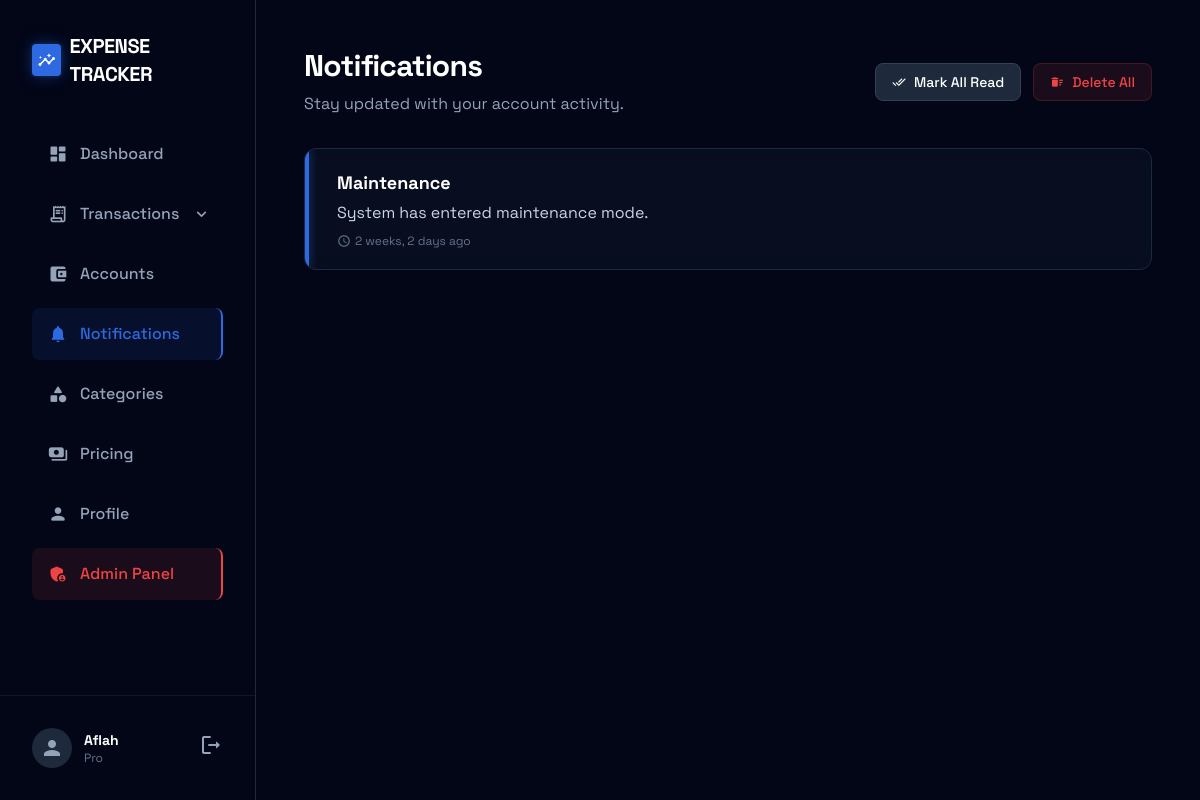
/notifications/ (signed in), run on the app's committed database.
### apps/users/models.py (models this page shows, shortened)
class CustomUser(AbstractUser):
    email = models.EmailField(unique=True)
    phone = models.CharField(max_length=20, blank=True, null=True)
    is_frozen = models.BooleanField(default=False, help_text="Designates whether this user has been frozen.")
    force_logout_time = models.DateTimeField(null=True, blank=True, help_text="If set, user will be forced to logout if their session started before this time.")

### apps/subscriptions/models.py (models this page shows, shortened)
class UserSubscription(models.Model):
    STATUS_CHOICES = [
        ('ACTIVE', 'Active'),
        ('CANCELED', 'Canceled'),
        ('EXPIRED', 'Expired'),
    ]
    user = models.OneToOneField(settings.AUTH_USER_MODEL, on_delete=models.CASCADE, related_name='subscription')
    plan = models.ForeignKey(SubscriptionPlan, on_delete=models.PROTECT, related_name='subscriptions')
    status = models.CharField(max_length=20, choices=STATUS_CHOICES, default='ACTIVE')
    payment_status = models.CharField(max_length=20, default='PAID', help_text="Payment status (e.g., PAID, PENDING, FAILED)") # Added
    start_date = models.DateTimeField(default=timezone.now)
    end_date = models.DateTimeField(null=True, blank=True)
    is_active = models.BooleanField(default=True) # Added Redundant with status but requested
    pdf_exports_used = models.PositiveIntegerField(default=0)
    last_usage_reset = models.DateTimeField(default=timezone.now)
    created_at = models.DateTimeField(auto_now_add=True)
    updated_at = models.DateTimeField(auto_now=True)

class SubscriptionPlan(models.Model):
    PLAN_CHOICES = [
        ('BASIC', 'Basic (Free)'),
        ('PLUS', 'Plus'),
        ('PRO', 'Pro'),
    ]
    name = models.CharField(max_length=20, choices=PLAN_CHOICES, unique=True)
    price = models.DecimalField(max_digits=6, decimal_places=2, help_text="Monthly price")
    max_accounts = models.PositiveIntegerField(default=1, null=True, blank=True, help_text="Max number of accounts allowed. None for unlimited.")
    max_shared_accounts = models.PositiveIntegerField(default=0, null=True, blank=True, help_text="Max number of shared accounts allowed. None for unlimited.")
    pdf_export_limit = models.PositiveIntegerField(default=5, null=True, blank=True, help_text="Monthly PDF export limit. None means unlimited.")
    allow_export = models.BooleanField(default=False, help_text="Allow exporting to CSV/Excel") # Previously can_export_csv
    allow_advanced_analytics = models.BooleanField(default=False, help_text="Access to advanced analytics") # Previously has_advanced_analytics
    has_team_collaboration = models.BooleanField(default=False, help_text="Access to team tools")
    has_basic_app_features = models.BooleanField(default=True, help_text="Basic features like adding transactions")
    is_active = models.BooleanField(default=True)
    created_at = models.DateTimeField(auto_now_add=True)
    updated_at = models.DateTimeField(auto_now=True)

### apps/notifications/models.py (models this page shows, shortened)
class Notification(models.Model):
    TYPE_CHOICES = [
        ('LOW_BALANCE', 'Low Balance'),
        ('BUDGET_EXCEEDED', 'Budget Exceeded'),
        ('LARGE_TRANSACTION', 'Large Transaction'),
        ('SHARED_ACTIVITY', 'Shared Activity'),
        ('MAINTENANCE', 'Maintenance'),
    ]
    recipient = models.ForeignKey(settings.AUTH_USER_MODEL, on_delete=models.CASCADE, related_name='notifications')
    type = models.CharField(max_length=20, choices=TYPE_CHOICES)
    message = models.TextField()
    is_read = models.BooleanField(default=False)
    created_at = models.DateTimeField(auto_now_add=True)
    class Meta:
        ordering = ['-created_at']

### apps/notifications/views.py (the view)
# urls.py: path('notifications/', NotificationListView.as_view(), name='notification_list'),
class NotificationListView(LoginRequiredMixin, ListView):
    model = Notification
    template_name = 'notifications/list.html'
    context_object_name = 'notifications'
    paginate_by = 20
    def get_queryset(self):
        return Notification.objects.filter(recipient=self.request.user)
    def get_context_data(self, **kwargs):
        context = super().get_context_data(**kwargs)
        context['unread_count'] = Notification.objects.filter(recipient=self.request.user, is_read=False).count()
        return context

### apps/core/context_processors.py (called while the page is built, shortened)
def active_account_processor(request):
    if not request.user.is_authenticated:
        return {}
    active_account = None
    account_id = request.GET.get('account')
    return {'active_account': active_account}

### apps/core/models.py (called while the page is built)
    @classmethod
    def is_active(cls):
        is_maintenance = cache.get('maintenance_mode')
        if is_maintenance is None:
            obj, created = cls.objects.get_or_create(pk=1)
            is_maintenance = obj.is_maintenance
            cache.set('maintenance_mode', is_maintenance, timeout=None)
        return is_maintenance

### apps/notifications/context_processors.py (called while the page is built)
def notifications_processor(request):
    if request.user.is_authenticated:
        unread_count = Notification.objects.filter(recipient=request.user, is_read=False).count()
        return {
            'notification_count': unread_count,
            'Notification_count': unread_count
        }
    return {}

### templates/notifications/list.html (shortened to what this page needs)
{% extends 'base.html' %}
{% block content %}
<div class="max-w-4xl mx-auto">
    <div class="flex flex-col md:flex-row md:items-center justify-between gap-4 mb-8">
        <div>
            <h1 class="text-3xl font-bold text-white tracking-tight mb-2">Notifications</h1>
            <p class="text-slate-400">Stay updated with your account activity.</p>
        </div>
        <div class="flex gap-3">
            <form action="{% url 'notifications:mark_all_read' %}" method="post">
                <button type="submit" class="px-4 py-2 bg-slate-800 hover:bg-slate-700 text-white rounded-lg text-sm font-medium transition-colors border border-slate-700 flex items-center gap-2">
                    <span class="material-icons-round text-sm">done_all</span>
                    Mark All Read
                </button>
            </form>
            <form action="{% url 'notifications:delete_all' %}" method="post" onsubmit="return confirm('Are you sure you want to delete ALL notifications? This action cannot be undone.');">
                <button type="submit" class="px-4 py-2 bg-red-500/10 hover:bg-red-500/20 text-red-500 hover:text-red-400 rounded-lg text-sm font-medium transition-colors border border-red-500/20 flex items-center gap-2">
                    <span class="material-icons-round text-sm">delete_sweep</span>
                    Delete All
                </button>
            </form>
        </div>
    </div>
    {% if notifications %}
    <div class="space-y-4">
        {% for notification in notifications %}
        <div class="glass-card p-5 rounded-xl border border-slate-800 relative overflow-hidden group hover:border-slate-700 transition-all">
            <div class="absolute left-0 top-0 bottom-0 w-1
                {% if notification.type == 'LOW_BALANCE' %}bg-red-500 shadow-[0_0_10px_rgba(239,68,68,0.5)]
                {% elif notification.type == 'LARGE_TRANSACTION' %}bg-amber-500 shadow-[0_0_10px_rgba(245,158,11,0.5)]
                {% else %}bg-primary shadow-[0_0_10px_rgba(59,130,246,0.5)]{% endif %}">
            </div>
            <div class="flex items-start justify-between gap-4 pl-3">
                <div class="flex-1">
                    <div class="flex items-center gap-3 mb-1">
                        <h5 class="font-bold text-white text-lg">{{ notification.get_type_display }}</h5>
                    </div>
                    <p class="text-slate-300 mb-2">{{ notification.message }}</p>
                    <span class="text-xs text-slate-500 flex items-center gap-1">
                        <span class="material-icons-round text-[14px]">schedule</span>
                        {{ notification.created_at|timesince }} ago
                    </span>
                </div>
            </div>
        </div>
        {% endfor %}
    </div>
    {% endif %}
</div>
{% endblock %}

### templates/base.html (shortened to what this page needs)
{% load static %}
<!DOCTYPE html>
<html class="dark" lang="en">
<head>
    <script src="https://cdn.tailwindcss.com?plugins=forms,container-queries"></script>
    <link rel="stylesheet" href="{% static 'css/style.css' %}">
    <link rel="stylesheet" href="{% static 'css/animations.css' %}">
</head>
<body class="bg-background-light dark:bg-background-dark text-slate-900 dark:text-slate-100 font-display min-h-screen selection:bg-primary selection:text-white page-transition" hx-boost="true">
    {% if user.is_authenticated and not hide_sidebar %}
    <div class="flex min-h-screen">
        <aside class="fixed inset-y-0 left-0 w-64 bg-slate-950 border-r border-slate-800 z-10 hidden lg:block">
            <div class="p-8">
                <div class="flex items-center gap-2 mb-10">
                    <div class="w-8 h-8 bg-primary rounded flex items-center justify-center shadow-neon">
                        <span class="material-icons-round text-white text-lg">insights</span>
                    </div>
                    <span class="text-xl font-bold tracking-tight text-white uppercase">Expense Tracker</span>
                </div>
                <nav class="space-y-2">
                    <a class="flex items-center gap-3 px-4 py-3 rounded-lg {% if request.resolver_match.url_name == 'dashboard' %}bg-primary/10 text-primary border-r-2 border-primary{% else %}text-slate-400 hover:text-white hover:bg-slate-900{% endif %} transition-all hover-scale" href="{% url 'dashboard' %}">
                        <span class="material-icons-round text-xl">dashboard</span>
                        <span class="font-medium">Dashboard</span>
                    </a>
                    <details class="group" {% if 'transaction' in request.path %}open{% endif %}>
                        <summary class="flex items-center gap-3 px-4 py-3 rounded-lg cursor-pointer list-none {% if 'transaction' in request.path %}bg-slate-900 text-white{% else %}text-slate-400 hover:text-white hover:bg-slate-900{% endif %} transition-all select-none hover-scale">
                            <span class="material-icons-round text-xl">receipt_long</span>
                            <span class="font-medium flex-1">Transactions</span>
                            <span class="material-icons-round text-xl transition-transform duration-200 group-open:-rotate-180">expand_more</span>
                        </summary>
                    </details>
                    <a class="flex items-center gap-3 px-4 py-3 rounded-lg {% if 'accounts' in request.path %}bg-primary/10 text-primary border-r-2 border-primary{% else %}text-slate-400 hover:text-white hover:bg-slate-900{% endif %} transition-all hover-scale" href="{% url 'manage_accounts' %}">
                        <span class="material-icons-round text-xl">account_balance_wallet</span>
                        <span class="font-medium">Accounts</span>
                    </a>
                    <a class="flex items-center gap-3 px-4 py-3 rounded-lg {% if 'notifications' in request.path %}bg-primary/10 text-primary border-r-2 border-primary{% else %}text-slate-400 hover:text-white hover:bg-slate-900{% endif %} transition-all hover-scale" href="{% url 'notifications:list' %}">
                        <span class="material-icons-round text-xl">notifications</span>
                        <span class="font-medium">Notifications</span>
                    </a>
                    <a class="flex items-center gap-3 px-4 py-3 rounded-lg {% if 'categories' in request.path %}bg-primary/10 text-primary border-r-2 border-primary{% else %}text-slate-400 hover:text-white hover:bg-slate-900{% endif %} transition-all hover-scale" href="{% url 'category_list' %}">
                        <span class="material-icons-round text-xl">category</span>
                        <span class="font-medium">Categories</span>
                    </a>
                    <a class="flex items-center gap-3 px-4 py-3 rounded-lg {% if 'pricing' in request.path %}bg-primary/10 text-primary border-r-2 border-primary{% else %}text-slate-400 hover:text-white hover:bg-slate-900{% endif %} transition-all hover-scale" href="{% url 'pricing' %}">
                        <span class="material-icons-round text-xl">payments</span>
                        <span class="font-medium">Pricing</span>
                    </a>
                    <a class="flex items-center gap-3 px-4 py-3 rounded-lg {% if 'profile' in request.path %}bg-primary/10 text-primary border-r-2 border-primary{% else %}text-slate-400 hover:text-white hover:bg-slate-900{% endif %} transition-all hover-scale" href="{% url 'profile' %}">
                        <span class="material-icons-round text-xl">person</span>
                        <span class="font-medium">Profile</span>
                    </a>
                    {% if user.is_staff or user.is_superuser %}
                    <a class="flex items-center gap-3 px-4 py-3 rounded-lg bg-red-500/10 text-red-500 border-r-2 border-red-500 transition-all mt-4 hover-scale" href="/custom-admin/">
                        <span class="material-icons-round text-xl">admin_panel_settings</span>
                        <span class="font-medium">Admin Panel</span>
                    </a>
                    {% endif %}
                </nav>
            </div>
            <div class="absolute bottom-0 left-0 w-full p-8 border-t border-slate-900">
                <div class="flex items-center justify-between gap-3">
                    <div class="flex items-center gap-3">
                        <div class="w-10 h-10 rounded-full bg-slate-800 overflow-hidden flex items-center justify-center">
                            {% if user.profile.avatar %}
                                <img src="{{ user.profile.avatar.url }}" alt="Profile" class="w-full h-full object-cover">
                            {% else %}
                                <span class="material-icons text-slate-400">person</span>
                            {% endif %}
                        </div>
                        <div class="overflow-hidden">
                            <p class="text-sm font-bold text-white truncate w-24">{{ user.username }}</p>
                            <p class="text-xs text-slate-500">{{ user.subscription.plan.get_name_display }}</p>
                        </div>
                    </div>
                     <form action="{% url 'logout' %}" method="post">
                        <button type="submit" class="text-slate-400 hover:text-white transition-colors" title="Logout">
                            <span class="material-icons-round">logout</span>
                        </button>
                    </form>
                </div>
            </div>
        </aside>
        <main class="lg:ml-64 flex-1 p-6 lg:p-12 pb-24 lg:pb-12 bg-slate-950 relative overflow-hidden min-h-screen w-full">
    {% endif %}
    {% block content %}{% endblock %}
    {% if user.is_authenticated and not hide_sidebar %}
        </main>
    </div>
    {% endif %}
</body>
</html>

### static/css/style.css (style rules this page uses)
body { font-family: 'Space Grotesk', sans-serif; background-color: #020617; }
.glass-card { background: rgba(15, 23, 42, 0.5); backdrop-filter: blur(12px); border: 1px solid rgba(30, 41, 59, 0.8); }

### static/css/animations.css (style rules this page uses)
body.page-transition { animation: fadeIn 0.4s ease-out; }
.hover-scale { transition: transform 0.2s cubic-bezier(0.4, 0, 0.2, 1), box-shadow 0.2s ease; }
.btn-click-effect { transition: transform 0.1s; }

### data on the page
CustomUser: username "Aflah", subscription.plan.name "Pro"
Notification: type "Maintenance", message "System has entered maintenance mode.", created_at "2 weeks, 2 days"
